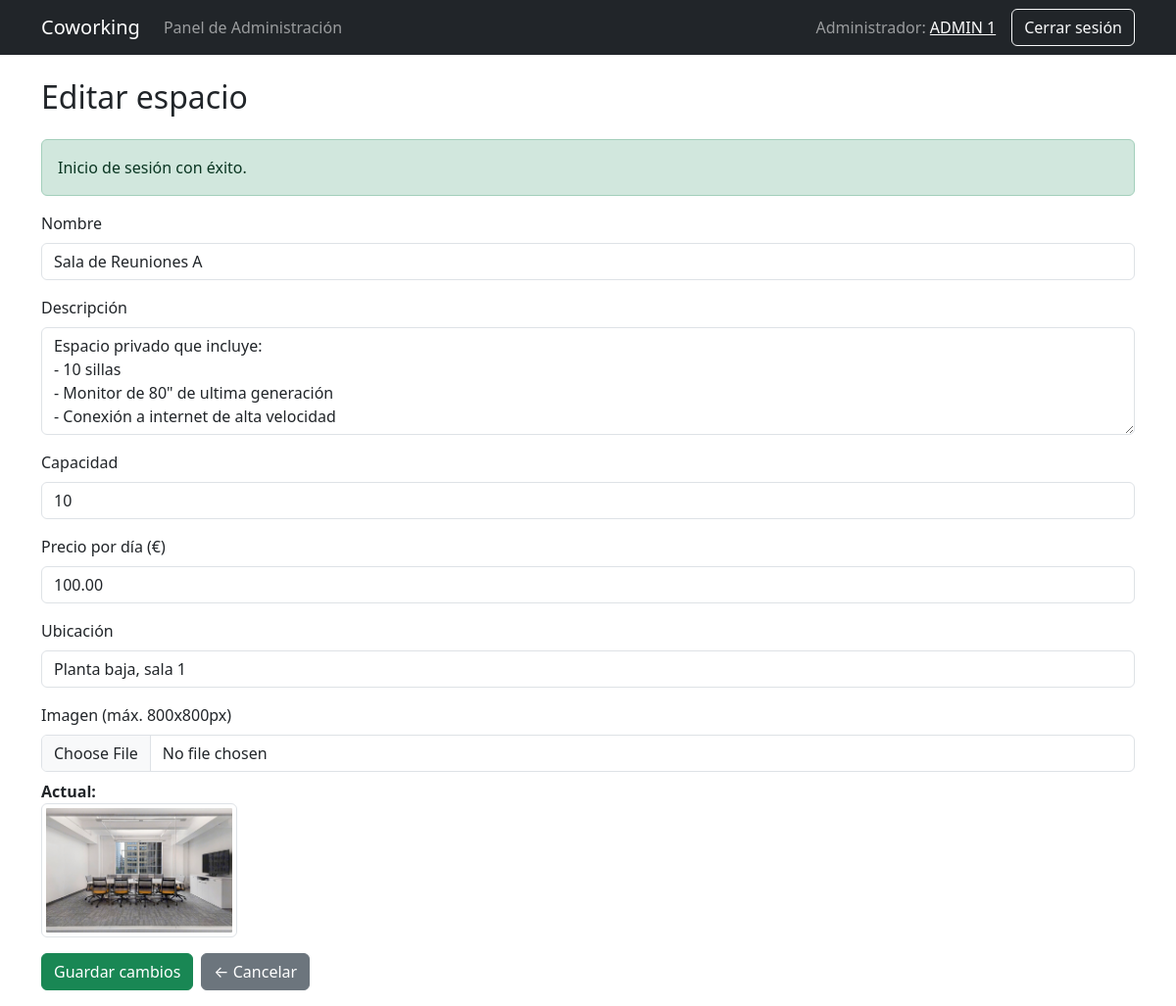
The app's page /coworking/public/index.php?c=adminEspacios&a=editar&id=2 (signed in) with its own data.
### tables this page shows
CREATE TABLE `espacios` (
  `id` int(11) NOT NULL,
  `nombre` varchar(100) NOT NULL,
  `descripcion` text NOT NULL,
  `capacidad` int(11) NOT NULL,
  `precio_dia` decimal(10,2) NOT NULL,
  `ubicacion` varchar(255) DEFAULT NULL,
  `disponible` tinyint(1) DEFAULT 1
);

### coworking/controllers/AdminEspaciosController.php (called while the page is built, shortened)
<?php
require_once __DIR__ . '/../models/Espacio.php';
class AdminEspaciosController {
    public function editar() {
        global $pdo;
        $id = $_GET['id'] ?? null;
        $espacio = (new Espacio($pdo))->obtenerPorId($id);
        require_once __DIR__ . '/../views/admin/espacios/editar.php';
    }
}

### coworking/public/index.php (called while the page is built, shortened)
<?php
require_once '../helpers/functions.php';
require_once '../router.php';

### coworking/models/Espacio.php (called while the page is built, shortened)
<?php
class Espacio {
    private $db;
    public function __construct($pdo) {
        $this->db = $pdo;
    }
    public function obtenerPorId($id) {
        $stmt = $this->db->prepare("SELECT * FROM espacios WHERE id = ?");
        $stmt->execute([$id]);
        return $stmt->fetch(PDO::FETCH_ASSOC);
    }
}

### coworking/views/admin/espacios/editar.php (the view, shortened to what this page needs)
<?php require_once __DIR__ . '/../../partials/navbar.php'; ?>
<!DOCTYPE html>
<html lang="es">
<head>
    <link href="https://cdn.jsdelivr.net/npm/bootstrap@5.3.0/dist/css/bootstrap.min.css" rel="stylesheet">
</head>
<body>
<div class="container mt-4">
    <h2 class="mb-4">Editar espacio</h2>
    <?php if (isset($_SESSION['success'])): mostrarMensaje('success', $_SESSION['success']); unset($_SESSION['success']); endif; ?>
    <form method="POST" action="?c=adminEspacios&a=actualizar" enctype="multipart/form-data">
        <div class="mb-3">
            <label for="nombre" class="form-label">Nombre</label>
            <input type="text" name="nombre" id="nombre" class="form-control" required value="<?= htmlspecialchars($espacio['nombre']) ?>">
        </div>
        <div class="mb-3">
            <label for="descripcion" class="form-label">Descripción</label>
            <textarea name="descripcion" id="descripcion" class="form-control" rows="4" required><?= htmlspecialchars($espacio['descripcion']) ?></textarea>
        </div>
        <div class="mb-3">
            <label for="capacidad" class="form-label">Capacidad</label>
            <input type="number" name="capacidad" id="capacidad" class="form-control" min="1" required value="<?= $espacio['capacidad'] ?>">
        </div>
        <div class="mb-3">
            <label for="precio_dia" class="form-label">Precio por día (€)</label>
            <input type="number" step="0.01" name="precio_dia" id="precio_dia" class="form-control" required value="<?= $espacio['precio_dia'] ?>">
        </div>
        <div class="mb-3">
            <label for="ubicacion" class="form-label">Ubicación</label>
            <input type="text" name="ubicacion" id="ubicacion" class="form-control" required value="<?= htmlspecialchars($espacio['ubicacion']) ?>">
        </div>
        <div class="mb-3">
            <label for="imagen" class="form-label">Imagen (máx. 800x800px)</label>
            <input type="file" name="imagen" id="imagen" class="form-control">
            <div class="mt-2">
                <strong>Actual:</strong><br>
                <img src="/coworking/public/img/espacios/<?= $espacio['id'] ?>.jpg" alt="Imagen actual" style="max-width: 200px;" class="img-thumbnail">
            </div>
        </div>
        <div class="d-flex gap-2">
            <button type="submit" class="btn btn-success">Guardar cambios</button>
            <a href="?c=adminEspacios&a=index" class="btn btn-secondary">← Cancelar</a>
        </div>
    </form>
</div>
</body>
</html>

### records on screen
espacios: nombre "Sala de Reuniones A", descripcion "Espacio privado que incluye: - 10 sillas - Monitor de 80\" de ultima generación - Conexión a internet de alta velocidad", capacidad "10", precio_dia "100.00", ubicacion "Planta baja, sala 1"

### other values on screen
$_SESSION['usuario']['nombre_completo'] "ADMIN 1"
$mensaje "Inicio de sesión con éxito."
